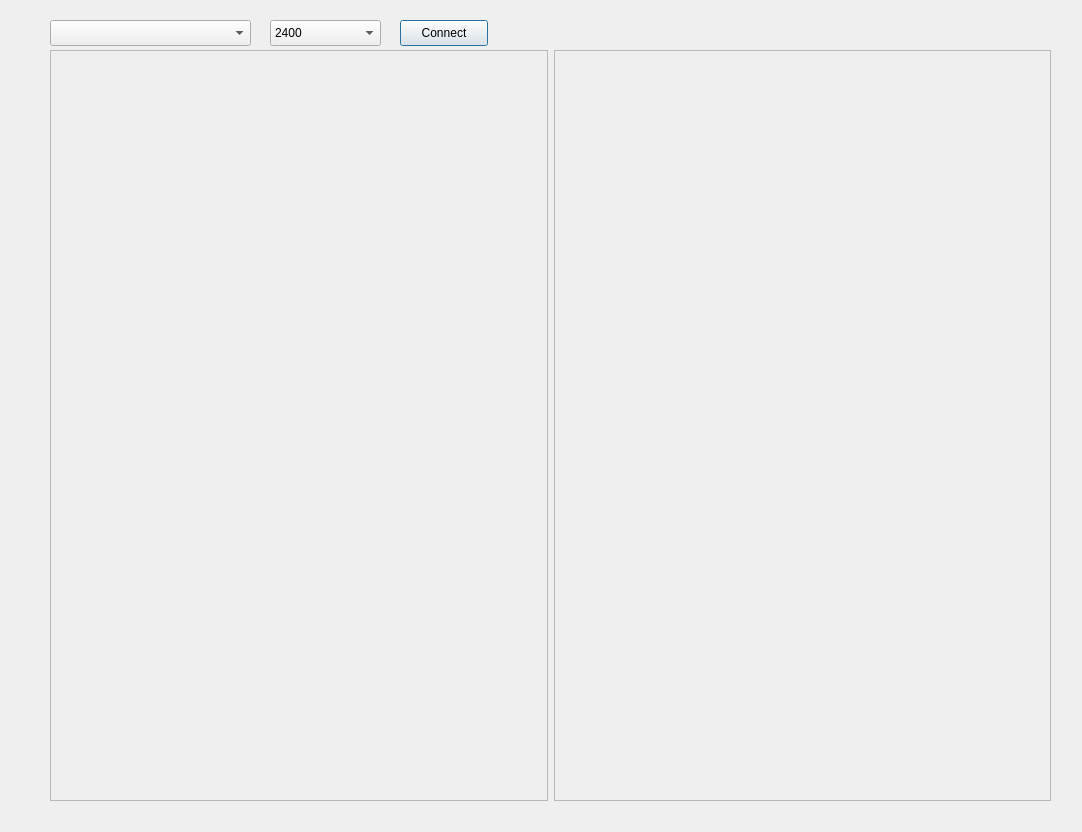
<?xml version="1.0" encoding="UTF-8"?>
<ui version="4.0">
 <class>Dialog</class>
 <widget class="QDialog" name="Dialog">
  <property name="geometry">
   <rect>
    <x>0</x>
    <y>0</y>
    <width>1082</width>
    <height>832</height>
   </rect>
  </property>
  <property name="windowTitle">
   <string>Dialog</string>
  </property>
  <widget class="QWidget" name="layoutWidget">
   <property name="geometry">
    <rect>
     <x>50</x>
     <y>50</y>
     <width>1001</width>
     <height>751</height>
    </rect>
   </property>
   <layout class="QHBoxLayout" name="horizontalLayout">
    <item>
     <widget class="QFrame" name="frame2">
      <property name="minimumSize">
       <size>
        <width>320</width>
        <height>200</height>
       </size>
      </property>
      <property name="frameShape">
       <enum>QFrame::StyledPanel</enum>
      </property>
      <property name="frameShadow">
       <enum>QFrame::Raised</enum>
      </property>
     </widget>
    </item>
    <item>
     <widget class="QFrame" name="frame1">
      <property name="minimumSize">
       <size>
        <width>320</width>
        <height>200</height>
       </size>
      </property>
      <property name="frameShape">
       <enum>QFrame::StyledPanel</enum>
      </property>
      <property name="frameShadow">
       <enum>QFrame::Raised</enum>
      </property>
     </widget>
    </item>
   </layout>
  </widget>
  <widget class="QPushButton" name="btnConnect">
   <property name="geometry">
    <rect>
     <x>400</x>
     <y>20</y>
     <width>88</width>
     <height>26</height>
    </rect>
   </property>
   <property name="text">
    <string>Connect</string>
   </property>
  </widget>
  <widget class="QComboBox" name="cmbSerialPorts">
   <property name="geometry">
    <rect>
     <x>50</x>
     <y>20</y>
     <width>201</width>
     <height>26</height>
    </rect>
   </property>
  </widget>
  <widget class="QComboBox" name="comboBox">
   <property name="geometry">
    <rect>
     <x>270</x>
     <y>20</y>
     <width>111</width>
     <height>26</height>
    </rect>
   </property>
   <property name="placeholderText">
    <string notr="true"/>
   </property>
   <item>
    <property name="text">
     <string>2400</string>
    </property>
   </item>
   <item>
    <property name="text">
     <string>4800</string>
    </property>
   </item>
   <item>
    <property name="text">
     <string>9600</string>
    </property>
   </item>
   <item>
    <property name="text">
     <string>19200</string>
    </property>
   </item>
   <item>
    <property name="text">
     <string>28800</string>
    </property>
   </item>
   <item>
    <property name="text">
     <string>38400</string>
    </property>
   </item>
   <item>
    <property name="text">
     <string>57600</string>
    </property>
   </item>
   <item>
    <property name="text">
     <string>76800</string>
    </property>
   </item>
   <item>
    <property name="text">
     <string>115200</string>
    </property>
   </item>
  </widget>
 </widget>
 <resources/>
 <connections>
  <connection>
   <sender>btnConnect</sender>
   <signal>clicked()</signal>
   <receiver>Dialog</receiver>
   <slot>serial_connect()</slot>
   <hints>
    <hint type="sourcelabel">
     <x>372</x>
     <y>30</y>
    </hint>
    <hint type="destinationlabel">
     <x>432</x>
     <y>32</y>
    </hint>
   </hints>
  </connection>
 </connections>
 <slots>
  <slot>serial_connect()</slot>
 </slots>
</ui>
